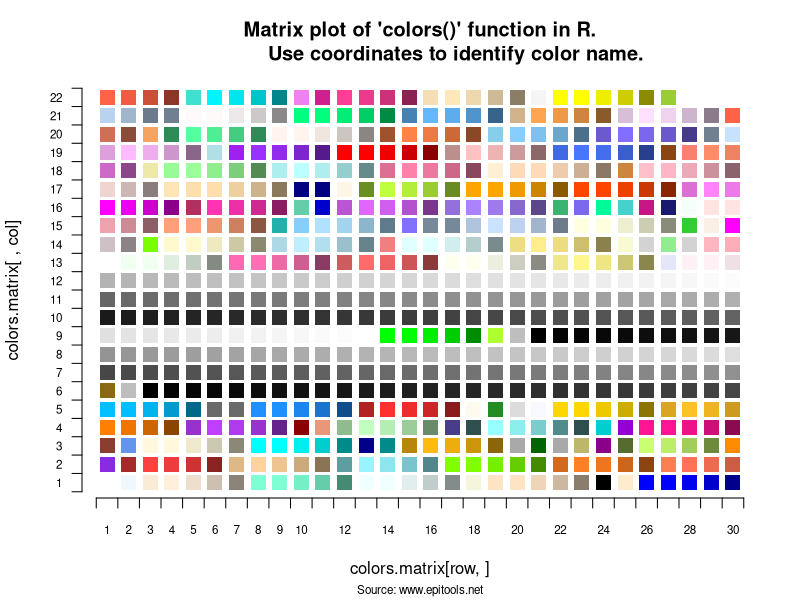

Here is the R script that generated this plot:
library(epitools)


### Name: colors.plot
### Title: Plots R's 657 named colors for selection
### Aliases: colors.plot colors.matrix
### Keywords: color

### ** Examples

##creates matrix with color names
cm <- colors.matrix()
cm[1:3, 1:3]

##generates plot
colors.plot()

##generates plot and activates 'locator'
##don't run
##colors.plot(TRUE)
